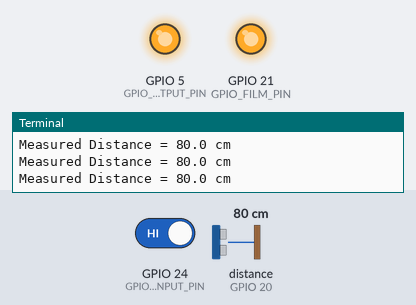
A program run on a simulated Raspberry Pi (BCM pin numbers). On the bench: output pins drawn as LEDs (lit = HIGH), the last lines printed to the terminal. Inputs (shaded band) come from the test bench; at power-on: distance to the obstacle (sensor on GPIO 20) 80 cm, GPIO 24 (GPIO_PIR_INPUT_PIN) HIGH. The echo pulse lasts 58.3 µs per cm; the clock reads 2024-03-15 10:24:30 at power-on unless the program sets it; pins used as bus, display or sensor lines are not drawn.

Above: at 1.2 s.
1.3 s: distance to the obstacle (sensor on GPIO 20) set to 116 cm
2.8 s: distance to the obstacle (sensor on GPIO 20) set to 125 cm
At 4.0 s:
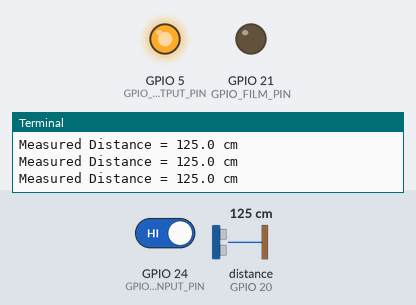
4.3 s: GPIO 24 (GPIO_PIR_INPUT_PIN) driven LOW
At 4.7 s:
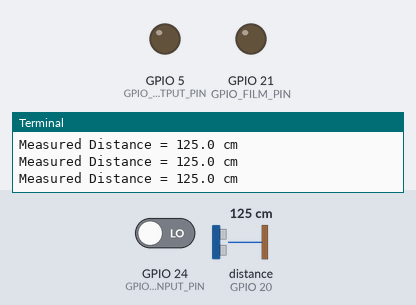
5.9 s: distance to the obstacle (sensor on GPIO 20) set to 2 cm
At 7.1 s:
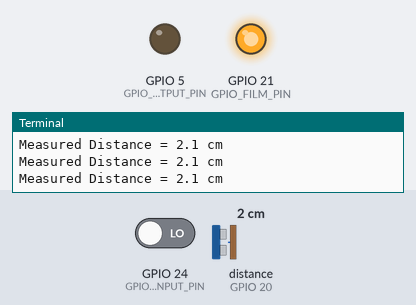
7.4 s: GPIO 24 (GPIO_PIR_INPUT_PIN) driven HIGH
At 7.7 s:
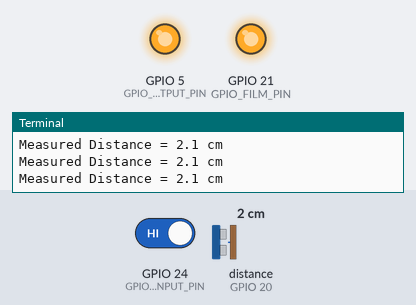
Timing chart, 0 to 9.9 s (numbered marks = the images above; inputs shaded):
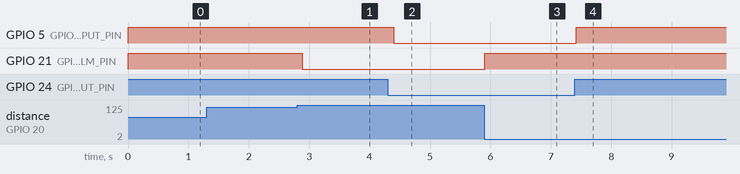

The program:

ultrasonic_test2.py
```python
#Libraries
import RPi.GPIO as GPIO
import time

#GPIO Mode (BOARD / BCM)
GPIO.setmode(GPIO.BCM)
GPIO.setwarnings(False)

#set GPIO Pins
GPIO_TRIGGER = 26
GPIO_ECHO = 20
GPIO_PIR_INPUT_PIN = 24
GPIO_OUTPUT_PIN = 5
GPIO_FILM_PIN = 21

#set GPIO direction (IN / OUT)
GPIO.setup(GPIO_TRIGGER, GPIO.OUT)
GPIO.setup(GPIO_ECHO, GPIO.IN)
GPIO.setup(GPIO_PIR_INPUT_PIN, GPIO.IN)
GPIO.setup(GPIO_OUTPUT_PIN, GPIO.OUT)
GPIO.setup(GPIO_FILM_PIN, GPIO.OUT)


def distance():
    # set Trigger to HIGH
    GPIO.output(GPIO_TRIGGER, True)

    # set Trigger after 0.01ms to LOW
    time.sleep(0.00001)
    GPIO.output(GPIO_TRIGGER, False)

    StartTime = time.time()
    StopTime = time.time()

    # save StartTime
    while GPIO.input(GPIO_ECHO) == 0:
        StartTime = time.time()

    # save time of arrival
    while GPIO.input(GPIO_ECHO) == 1:
        StopTime = time.time()

    # time difference between start and arrival
    TimeElapsed = StopTime - StartTime
    # multiply with the sonic speed (34300 cm/s)
    # and divide by 2, because there and back
    distance = (TimeElapsed * 34300) / 2
    #print ("Measured Distance = %.1f cm" % distance)
    return distance

if __name__ == '__main__':
    try:
        while True:
            dist = distance()
            print ("Measured Distance = %.1f cm" % dist)
            if int(dist)-120 >0:
                GPIO.output(GPIO_FILM_PIN, GPIO.LOW)
            else:
                GPIO.output(GPIO_FILM_PIN, GPIO.HIGH)
            signal = GPIO.input(GPIO_PIR_INPUT_PIN)
            if signal>0:
                GPIO.output(GPIO_OUTPUT_PIN, GPIO.HIGH)
                #time.sleep(5)
            else:
                GPIO.output(GPIO_OUTPUT_PIN, GPIO.LOW)
            time.sleep(0.1)

        # Reset by pressing CTRL + C
    except KeyboardInterrupt:
        print("Measurement stopped by User")
        GPIO.cleanup()
```

Measured:
- the behaviour switches between 120 and 121 cm on distance to the obstacle (sensor on GPIO 20) (found by bisection; images 0 and 1)
- after the input at 2.8 s, GPIO 21 (GPIO_FILM_PIN): HIGH → LOW after 0.09 s
- after the input at 4.3 s, GPIO 5 (GPIO_OUTPUT_PIN): HIGH → LOW after 0.10 s
- after the input at 5.9 s, GPIO 21 (GPIO_FILM_PIN): LOW → HIGH at once
- after the input at 7.4 s, GPIO 5 (GPIO_OUTPUT_PIN): LOW → HIGH at once
